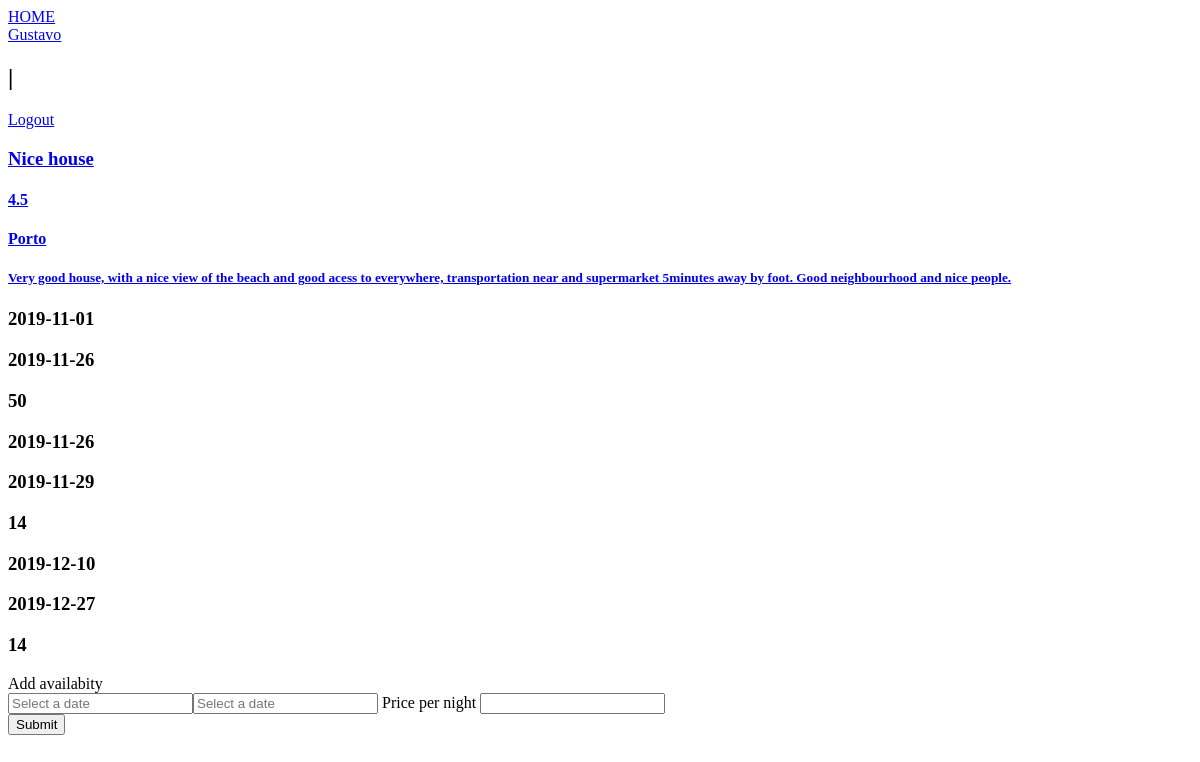
Before: /pages/houseManage.php?id=1 (signed in) with the older database file.
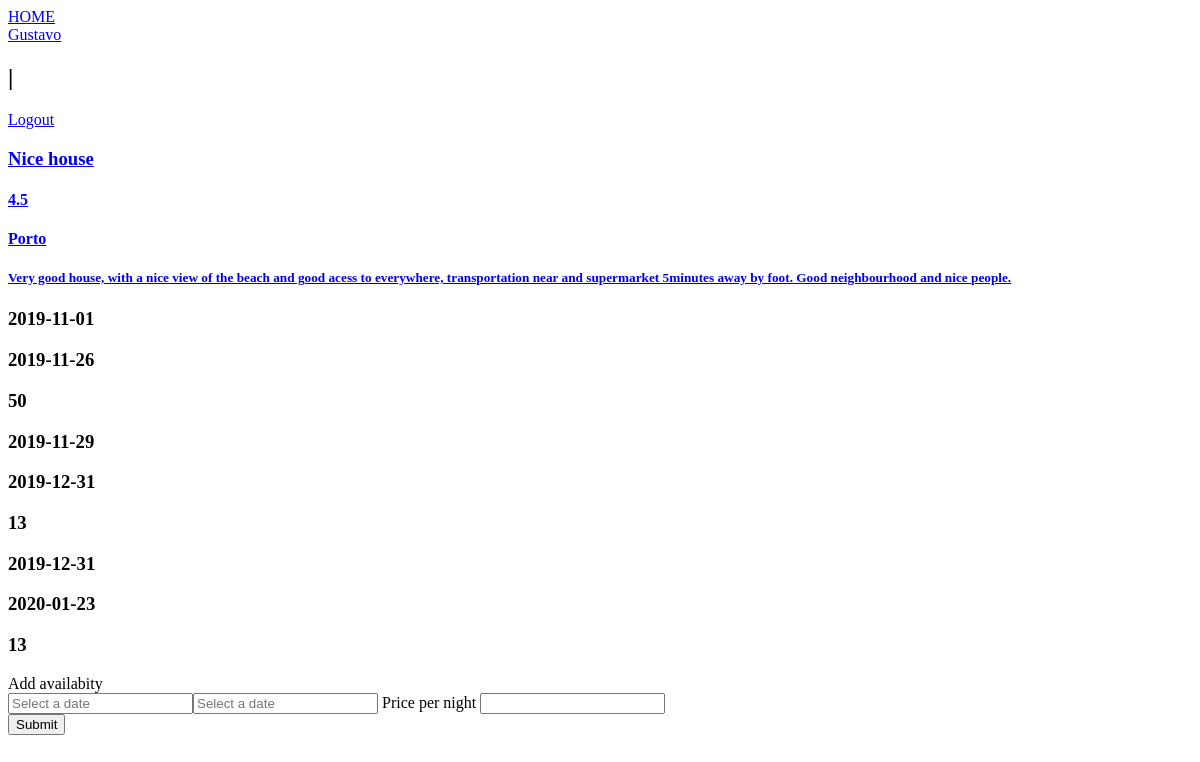
After: the same page with the newer database file.
### tables this page shows
CREATE TABLE Available_Dates(
    placeID integer NOT NULL REFERENCES Place,
    startDate date NOT NULL,
    endDate date NOT NULL,
    price integer NOT NULL CHECK(price > 0),
    CHECK(endDate >= startDate)
);

### actions/get_place_info.php (the view, shortened to what this page needs)
    <?php
    function getAvailabitities($placeId){
        $db = Database::instance()->db();
        $stmt = $db->prepare('Select * from Available_Dates where PlaceId = :placeid');
        $stmt->bindParam(':placeid',$placeId);
        $stmt->execute();
        $dates = $stmt->fetchAll();
        usort($dates, "sortFunction");
        return $dates;
    }
    function drawAvailables($dates){
        ?>
            <div id='availables'>
        <?php
        foreach($dates as $date){
            ?>
                <div id='available'>
                    <h3> <?= $date['startDate']?> </h3>
                    <h3> <?= $date['endDate']?> </h3>
                    <h3> <?= $date['price']?> </h3>
                </div>
            <?php
        }
        ?>
            </div>
        <?php
    }
?>

### templates/header.php (shortened to what this page needs)
        <?php
function draw_headerArgs($cssFile, $jsFiles){  ?>
    <!DOCTYPE html>
    <html>
        <head>
            <?php
            foreach($cssFile as $css){
                ?>
                    <link href="<?= $css ?>" rel="stylesheet">
                <?php
            }
            ?>
        </head>
        <body>
        <?php
        draw_body();
}
function draw_body(){
    ?>
    <body>
        <div class = "bar">
        <a href="../pages/homePage.php"> HOME </a>
        <?php
        if(isset($_SESSION['username']) ){
            ?>
                <div id = "login">
                    <a href="user.php"> <?=$_SESSION['username']?> </a>
                    <h2> | </h2>
                    <a href="../actions/logout.php"> Logout </a>
                </div>
            <?php
        }
        ?>
        </div>
        <?php
}
    ?>

### actions/user_info.php (shortened to what this page needs)
<?php
    function getUserPlaces($userId){
        $db = Database::instance()->db();
        $stmt1 = $db->prepare('Select * from User
                              where User.userId = :userId
                                ');
        $stmt1->bindParam(':userId', $userId);
        $stmt1->execute();
        $user1 = $stmt1->fetch();
        $stmt = $db->prepare('Select Place.placeId as id,Place.title,
                                Place.area,Place.maxGuests as maxGuests,
                                IFNULL(avg(comment.classification),\'No Reviews yet\') as class,
                                place.placeDEscription
                                from
                                    User Join Place on User.userId = Place.placeOwner
                                    LEFT Join Comment on Place.placeid = comment.placeid
                                where User.userId = :userId
                                group by place.placeid;');
        $stmt->bindParam(':userId', $userId);
        $stmt->execute();
        $places = $stmt->fetchAll();
        return $places;
    }
        ?>
            <?php
    function drawPlace($place){
        ?>
                <a href="./house.php?id=<?= $place['id']?>" >
                    <div id='UserPlace '>
                        <h3> <?= $place['title']?> </h3>
                        <h4> <?= $place['class']?> </h4>
                        <h4> <?= $place['area']?> </h4>
                        <h5> <?= $place['placeDescription']?> </h5>
                    </div>
                </a>
            <?php
    }
    ?>

### pages/houseManage.php (shortened to what this page needs)
<?php
    include_once ('../templates/header.php');
    include_once ('../templates/footer.php');
    include_once ('../actions/get_place_info.php');
    $userId = $_SESSION['userID'];
    $user_places = getUserPlaces($userId);
    $houseID = $_GET['id'];
    $userplace = NULL;
    foreach($user_places as $place){
        if($place['id'] == $houseID){
            $userplace = $place;
            break;
        }
    }
    draw_headerArgs(["../css/calendar.css"] , [["../js/addAvailables.js","defer"]]);
    drawPlace($place);
    $availables = getAvailabitities($userplace['id']);
    drawAvailables($availables);
    ?>
        <label> Add availabity </label>
        <form   >
            <myDatePicker id ="dates" allowOverlaps="true" required="required"></myDatePicker>
            <label> Price per night </label>
                <input id= 'price' type="number" name="price" placeholder="" required><br>
            <input type="submit" value="Submit">
        </form>
    <?php
    draw_footer();
?>

### templates/footer.php
<?php
    function draw_footer(){  ?>
        </body>
      </html>
  <?php }
?>

Changed rows visible on the page:
removed available_dates: startDate "2019-11-26", endDate "2019-11-29", price "14"
removed available_dates: startDate "2019-12-10", endDate "2019-12-27", price "14"
added available_dates: startDate "2019-11-29", endDate "2019-12-31", price "13"
added available_dates: startDate "2019-12-31", endDate "2020-01-23", price "13"
